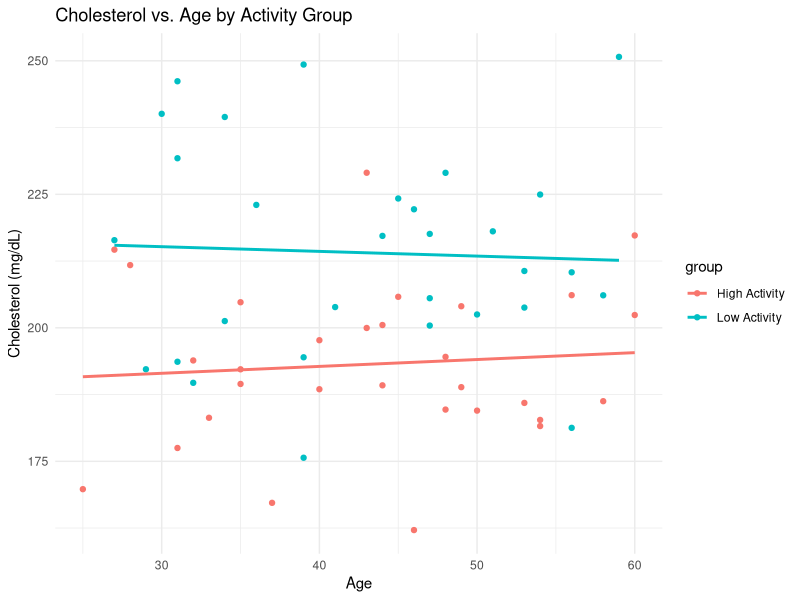

Generate this figure with R:
# teaching_stats_demo.R

# Simulated example for teaching t-tests and regression

library(tidyverse)

# Simulated data: cholesterol levels by exercise group
set.seed(123)
data <- tibble(
  group = rep(c("Low Activity", "High Activity"), each = 30),
  cholesterol = c(rnorm(30, 215, 20), rnorm(30, 190, 18)),
  age = sample(25:60, 60, replace = TRUE)
)

# t-test between groups
t_test_result <- t.test(cholesterol ~ group, data = data)
print(t_test_result)

# Simple regression: cholesterol ~ age
model <- lm(cholesterol ~ age, data = data)
summary(model)

# Visualization
ggplot(data, aes(x = age, y = cholesterol, color = group)) +
  geom_point() +
  geom_smooth(method = "lm", se = FALSE) +
  labs(
    title = "Cholesterol vs. Age by Activity Group",
    x = "Age",
    y = "Cholesterol (mg/dL)"
  ) +
  theme_minimal()
